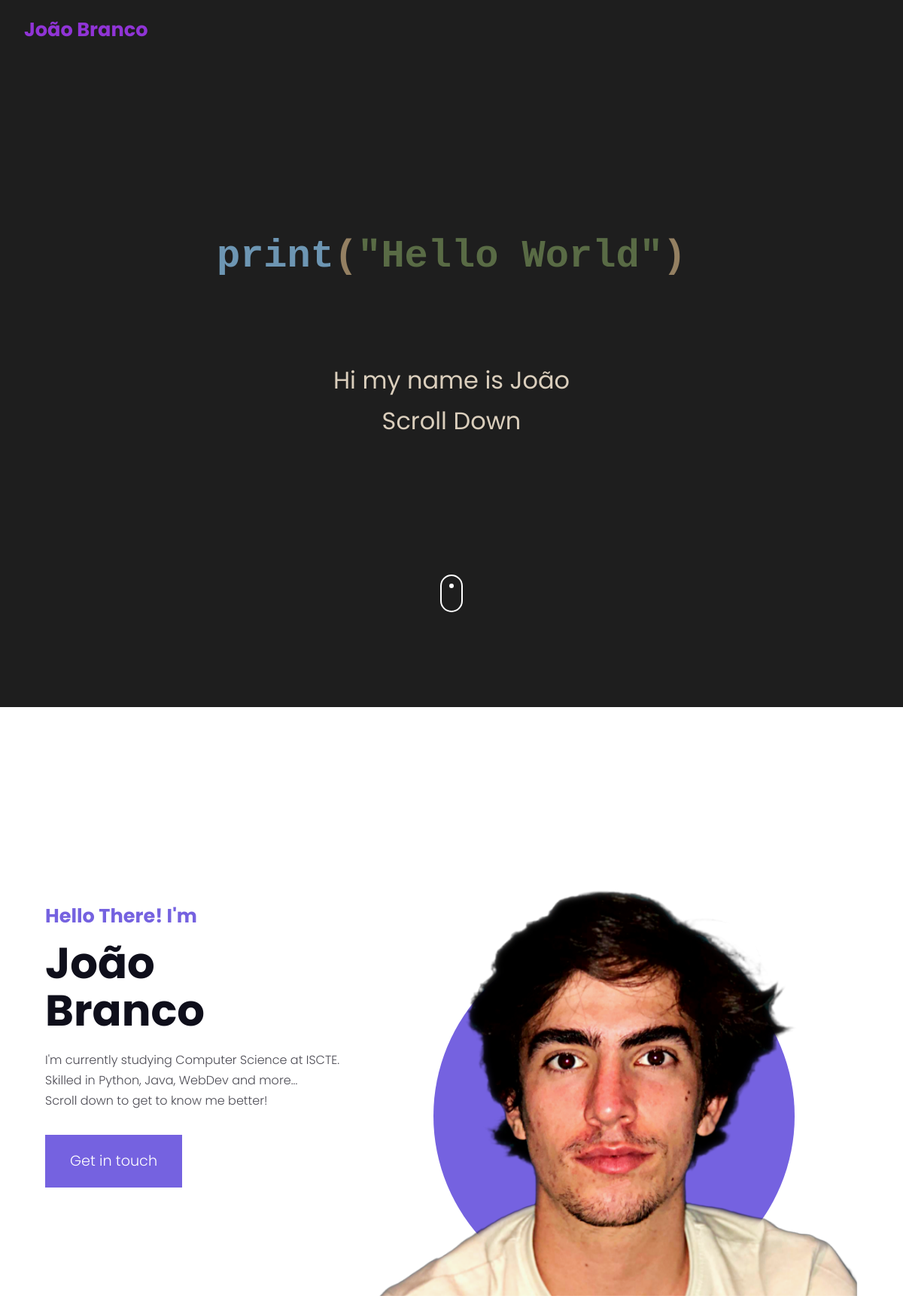
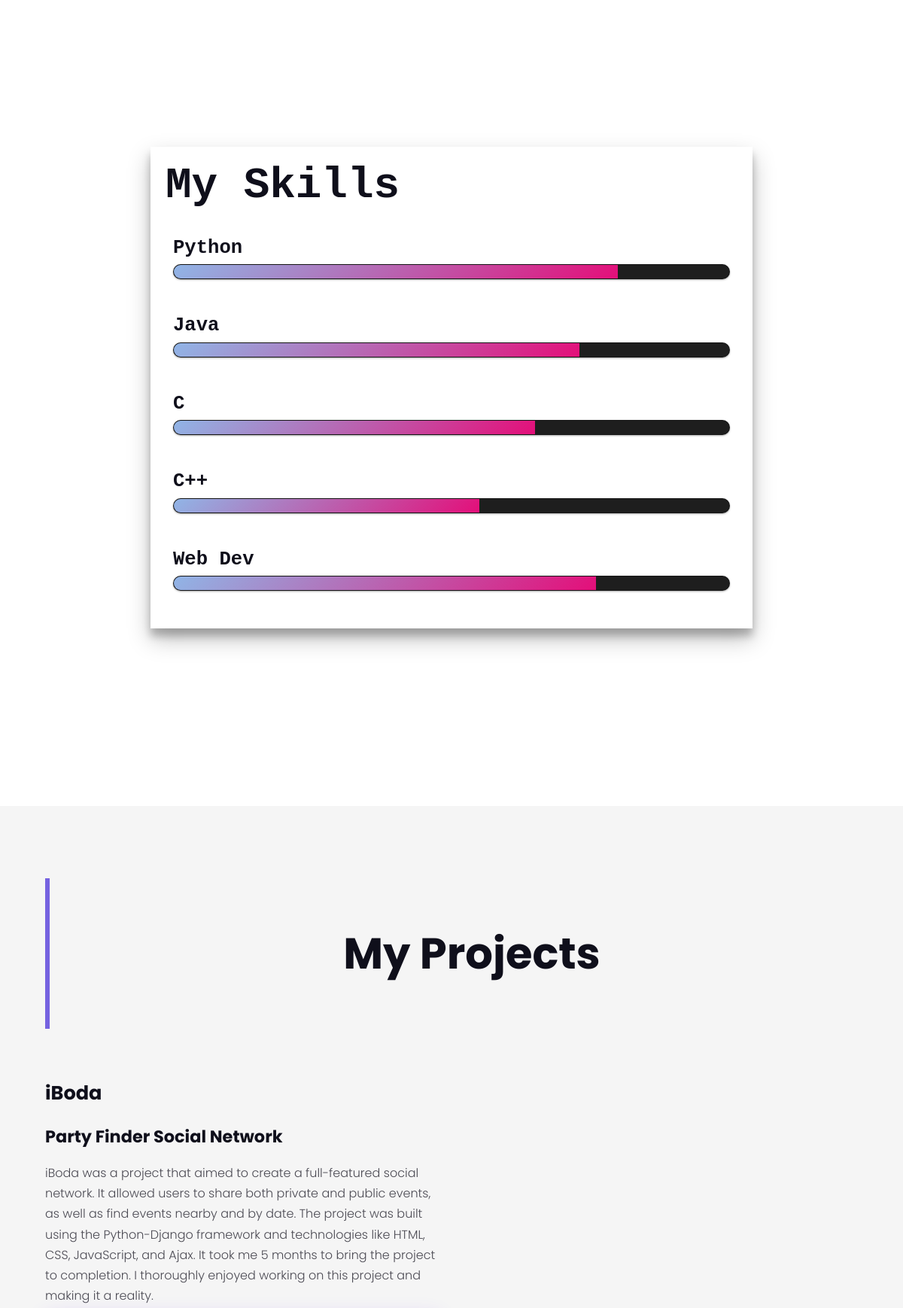
The page / (upper part) on the database its author committed (2 pictures, top to bottom).
### core/models.py (models this page shows)
class Project(models.Model):
    name = models.CharField(max_length=100, blank=False, null = False, default="project")
    subname = models.CharField(max_length=100, blank=False, null = False, default="project-sub")
    body = models.TextField(blank=True, null = True)
    pic = models.ImageField(blank=False, null=False, upload_to='uploads')
    github = models.URLField(blank=False, null=False)
    link = models.URLField(blank=True, null=True)

### core/views.py (the view, shortened to what this page needs)
# urls.py: path('', HomeView.as_view(), name='home'),
class HomeView(View):
    def get(self, request, *args, **kwargs):
        projects = Project.objects.all()
        context = {
            'projects':projects,
        }
        return render(request, 'index.html', context)

### core/templates/index.html (shortened to what this page needs)
{% load static %}
<!DOCTYPE html>
<html lang="en">
  <head>
    <link rel="stylesheet" href="https://unicons.iconscout.com/release/v2.1.6/css/unicons.css">
    <link
      rel="stylesheet"
      href="https://unicons.iconscout.com/release/v2.1.6/css/unicons.css"
    />
    <link href="{% static 'style.css' %}" rel="stylesheet">
  </head>
  <body>
    <nav style="background-color: rgb(30,30,30); z-index: 9;">
      <div class="container nav__container" >
        <a href="/" class="nav__logo" >
          <h3 style="color: rgb(144, 52, 214);">João Branco</h3>
        </a>
      </div>
    </nav>
    <div>
      <div class="oi">
          <div class="opening">
              <h1 style="margin-top: 50%;"><span style="color:rgb(109,150,179)">print</span ><span style="color:rgb(148, 128, 98)">(</span><span style="color:rgb(89, 107, 69)">"Hello World"</span><span style="color:rgb(148, 128, 98)">)</span></h1>
              <p class="subtitle" style="color: rgb(218, 206, 188);"><br><br>Hi my name is João<br>Scroll Down</p>
              <section id="section10" class="demo" >
                <a href="#initial" ><span></span></a>
              </section>
          </div>
      </div>
  </div>
    <header id="initial">
      <div class="container header__container">
        <div class="header__left" id="introduction">
          <div>
            <h3>Hello There! I'm</h3>
            <h1>João<br />Branco</h1>
            <p>
              I'm currently studying Computer Science at ISCTE.<br>
              Skilled in Python, Java, WebDev and more...<br>
              Scroll down to get to know me better!
            </p>
            <a href="#contact" class="btn btn-primary btn-lg">Get in touch</a>
          </div>
        </div>
        <div class="header__right">
          <div class="header__image">
            <img src="{% static 'media/foto1.png' %}" style="size: 90%;" />
          </div>
        </div>
      </div>
    </header>
    <link rel="stylesheet" href="{% static 'bars.css'%}">
      <br><br>
    <section id="skillss" style="font-family: 'Source Code Pro', monospace;">
      <div class="skill" style="background-color: #fff; background-image: none;opacity: 1; "><h1>My Skills</h1>
        <li><h3>Python </h3>
          <span class="bar" data-width="80%"><span class="Python"> </span></span>
        </li>
        <li><h3>Java </h3>
          <span class="bar" data-width="73%"><span class="Java"> </span></span>
        </li>
        <li><h3>C</h3>
        <span class="bar" data-width="65%"><span class="C"> </span></span>
        </li>
        <li><h3>C++</h3>
          <span class="bar" data-width="55%"><span class="Cplus"> </span></span>
        </li>
        <li><h3>Web Dev</h3>
          <span class="bar" data-width="76%"><span class="WebDev"> </span></span>
        </li>
      </div>
    </section>
    <section id="portfolio">
      <div class="container portfolio__container">
        <div class="portfolio__head">
          <div class="vl"></div>
          <h1 style="align-self: center; margin: auto;">My Projects</h1>
        </div>
        <div class="portfolio__projects">
        {% for project in projects %}
          <article class="portfolio__project">
            <h2>{{ project.name }}</h2>
            <h4>{{ project.subname}}</h4>
            {% if project.body != None %}<p>{{ project.body }}</p>{% endif %}
          </article>
        {% endfor %}
        </div>
      </div>
    </section>
  </body>
</html>

### static/style.css (style rules this page uses)
* { margin: 0; padding: 0; border: 0; outline: 0; text-decoration: none; list-style: none; box-sizing: border-box; }
* { scrollbar-width: thin; scrollbar-color: #000000 #fcfcfc; }
:root { --color-primary: #7562e0; --color-primary-variant: rgba(102, 0, 255, 0.2); --color-white: #fff; --color-light: #f5f5f5; --color-black: #0f0f1b; --color-dark: #4b4a53; --container-width-lg: 82%; --container-width-md: 90%; --container-width-sm: 92%; }
html { scroll-behavior: smooth; }
body { max-height: 10vh; font-family: "Poppins", sans-serif; font-weight: 300; color: var(--color-dark); line-height: 1.7; }
h1, h2, h3, h4, h5 { color: var(--color-black); }
h1 { font-size: 4.4rem; line-height: 1.1; }
h2 { font-size: 2rem; }
h3 { font-size: 1.6rem; }
h4 { font-size: 1.4rem; }
img { width: 100%; object-fit: cover; }
.container { width: var(--container-width-lg); max-width: 1800px; margin: 0 auto; }
section { padding: 6rem 0; margin: 5rem 0; }
.btn { background: var(--color-black); color: var(--color-white); display: inline-block; width: fit-content; padding: 0.8rem 1.6rem; border: 1px solid transparent; cursor: pointer; transition: all 400ms ease; }
.btn-primary { background: var(--color-primary); color: var(--color-white); }
.btn-lg { padding: 1.1rem 2rem; font-size: 1.2rem; }
nav { width: 100vw; height: 5rem; display: grid; place-items: center; position: fixed; z-index: 2; }
nav a { color: var(--color-black); font-size: 0.9rem; transition: all 400ms ease; }
.nav__container { display: flex; justify-content: space-between; align-items: center; }
header { height: calc(100vh - 5rem); position: relative; top: 5rem; display: grid; place-items: center; overflow: hidden; }
.header__container { display: grid; grid-template-columns: 40% 60%; height: 100%; }
.header__left { display: flex; align-items: center; height: 100%; }
.header__left h3 { color: var(--color-primary); margin-bottom: 0.6rem; }
.header__left p { margin: 1.2rem 0 2rem; }
.header__right { position: relative; height: 100%; }
.header__image { width: 82%; position: absolute; bottom: -1rem; z-index: 1; }
#portfolio { background: var(--color-light); }
.portfolio__head { display: flex; justify-content: space-between; gap: 3rem; }
.vl { border-left: 6px solid rgb(117, 98, 224); height: 200px; }
.portfolio__projects { margin-top: 4rem; display: grid; grid-template-columns: 1fr 1fr; gap: 2rem; }
.portfolio__project { display: flex; flex-direction: column; align-items: space-between; gap: 1rem; }
@media screen and (max-width: 1200px) { h1 { font-size: 3.6rem; } }
@media screen and (max-width: 1200px) { h2 { font-size: 1.6rem; } }
@media screen and (max-width: 1200px) { .container { width: var(--container-width-md); } }
@media screen and (max-width: 1200px) { nav { background: var(--color-black); } }
@media screen and (max-width: 1200px) { .nav__container { position: relative; width: 100vw; } }
@media screen and (max-width: 1200px) { .nav__logo h3 { color: var(--color-white); margin-left: 2rem; } }
@media screen and (max-width: 1200px) { header { height: 100%; padding: 14rem 0 0; } }
@media screen and (max-width: 1200px) { .header__container { align-items: flex-end; height: 100%; } }
@media screen and (max-width: 1200px) { .header__left { margin-bottom: 6rem; } }
@media screen and (max-width: 1200px) { .header__right { align-self: flex-end; height: 100%; } }
@media screen and (max-width: 1200px) { .header__image { width: 100%; } }

### static/bars.css (style rules this page uses)
.skill { width: 800px; margin: 60px auto; color: #fff; padding: 20px; box-shadow: 0 14px 28px rgba(0,0,0,0.25), 0 10px 10px rgba(0,0,0,0.22); }
.skill li { margin: 20px 0; padding: 10px; }
.bar { background: rgb(30,30,30); display: block; height: 20px; border: 1px solid rgba(0,0,0,0.3); border-radius: 10px; overflow: hidden; box-shadow: 0 1px 3px rgba(0,0,0,0.12),0 1px 2px rgba(0,0,0,0.24); transition: all 0.3s cubic-bezier(0.25, 0.8, 0.25, 1); }
.bar span { height: 20px; float: left; background: linear-gradient(135deg, rgb(144, 181, 230)0%, rgb(228, 14, 121)100%); }
.Python { width: 80%; animation: Python 3s; }
.Java { width: 73%; animation: Java 3s; }
.C { width: 65%; animation: C 3s; }
.Cplus { width: 55%; animation: Cplus 3s; }
.WebDev { width: 76%; animation: WebDev 3s; }

### rows shown on the page
Project: name "iBoda", subname "Party Finder Social Network", body "iBoda was a project that aimed to create a full-featured social network. It allowed users to share both private and public events, as well as find events nearby and by date. The project was built using the Python-Django framework and technologies like HTML, CSS, JavaScript, and Ajax. It took me 5 months to bring the project to completion. I thoroughly enjoyed working on this project and making it a reality."
